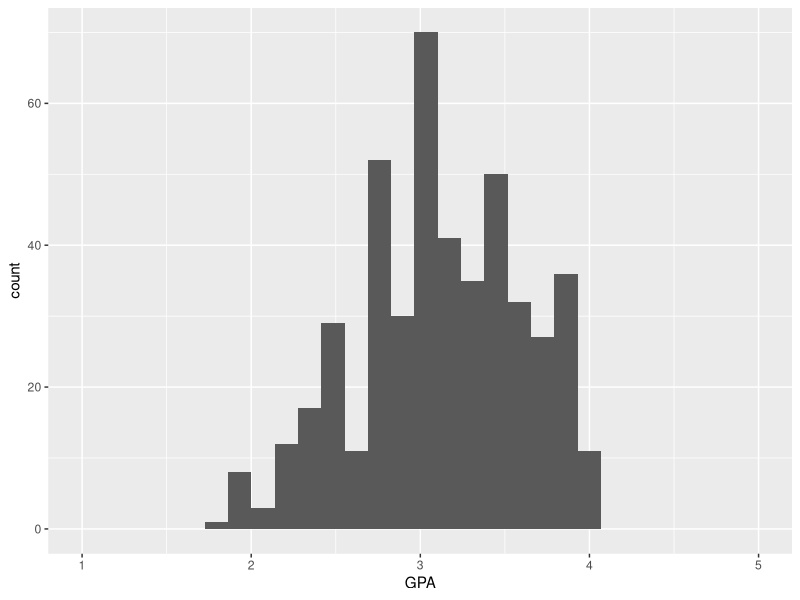
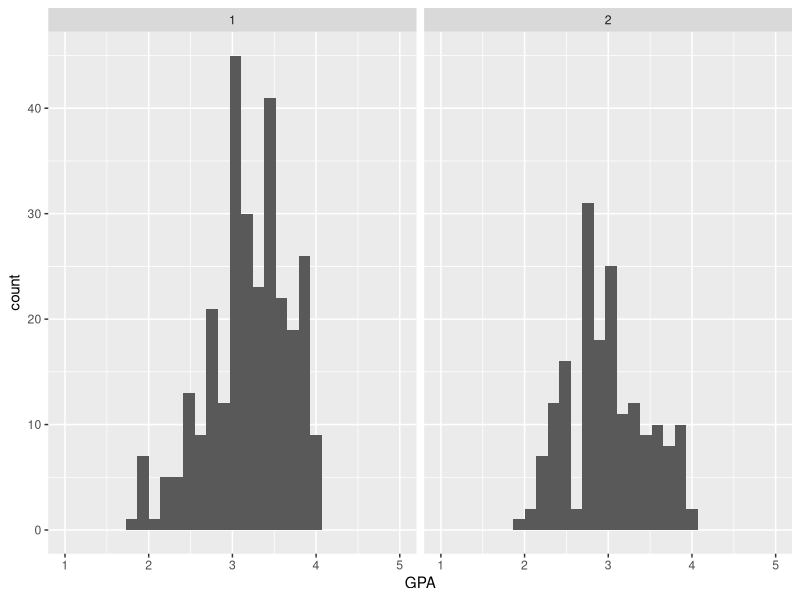
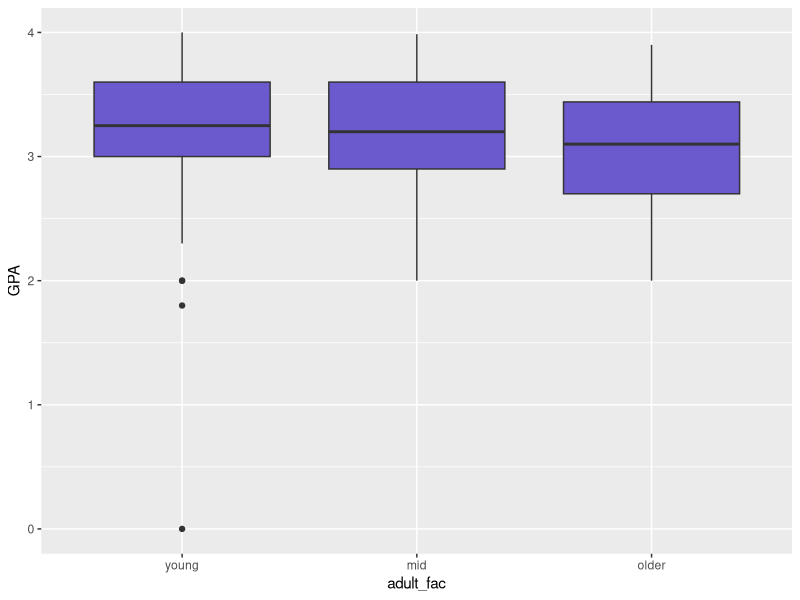

The R source for these figures, in order:
## ---- chunk 1
#| echo: TRUE
# install.packages("tidyverse", "car")
library(tidyverse)
## ---- chunk 2
#| echo: TRUE
students <- read_csv("data/cassady_finch_bolin.csv")
head(students, 4)
## ---- chunk 3
summary(students)
## ---- chunk 4
students |> 
  ggplot(aes(x = GPA)) + geom_histogram() + xlim(1, 5)
## ---- chunk 5
model_gpa_anxiety <- lm(GPA ~ CTA.tot + BStotal, data = students)
summary(model_gpa_anxiety)
## ---- chunk 6
model_gpa_anxiety2 <- lm(GPA ~ CTA.tot + BStotal + CTA.tot:BStotal, 
                         data = students)
summary(model_gpa_anxiety2)
## ---- chunk 7
anova(model_gpa_anxiety, model_gpa_anxiety2)
## ---- chunk 8
students |> 
  ggplot(aes(x = GPA)) + geom_histogram() + xlim(1, 5) + 
  facet_wrap(~ Gender)
## ---- chunk 9
str(students)
## ---- chunk 10
unique(students$Gender)
## ---- chunk 11
model_gpa_anxiety_gender <- lm(GPA ~ CTA.tot + BStotal + Gender, 
                               data = students)
## ---- chunk 12
summary(model_gpa_anxiety_gender)
## ---- chunk 13
students$gender_factor <- factor(students$Gender, 
                                 levels = c(1, 2), 
                                 labels = c("Female", "Male"))
## ---- chunk 14
levels(students$gender_factor)
## ---- chunk 15
fct_count(students$gender_factor)
## ---- chunk 16
model_gpa_anxiety_gender2 <- lm(GPA ~ CTA.tot + BStotal + gender_factor, 
                               data = students)
summary(model_gpa_anxiety_gender2)
## ---- chunk 17
students <- students %>% 
  mutate(adult_group = case_when(
    Age <= 19 ~ "young",
    Age > 19 & Age <= 21 ~ "mid",
    Age > 21 ~ "older"))

# How many of each?
count(students,adult_group)
## ---- chunk 18
str(students$adult_group)
## ---- chunk 19
GPA_adult <- lm(GPA ~ adult_group, data = students)
summary(GPA_adult)
## ---- chunk 20
GPA_adult$coefficients
## ---- chunk 21
students$adult_fac <- factor(students$adult_group, 
                             levels = c("young", "mid", "older"))
## ---- chunk 22
levels(students$adult_fac)
## ---- chunk 23
GPA_adult2 <- lm(GPA ~ adult_fac, data = students)
summary(GPA_adult2)
## ---- chunk 24
students |> 
  filter(GPA <= 4) |> 
  drop_na() |> 
  ggplot(aes(x = adult_fac, y = GPA)) + geom_boxplot(fill = "slateblue")
